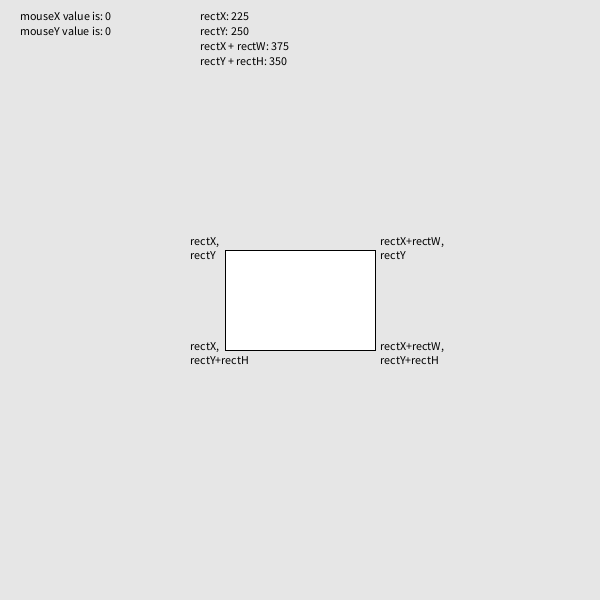
Frame 1 (no input)
Frame 60 (the mouse pressed at the canvas centre just before this capture): identical to frame 1, image omitted
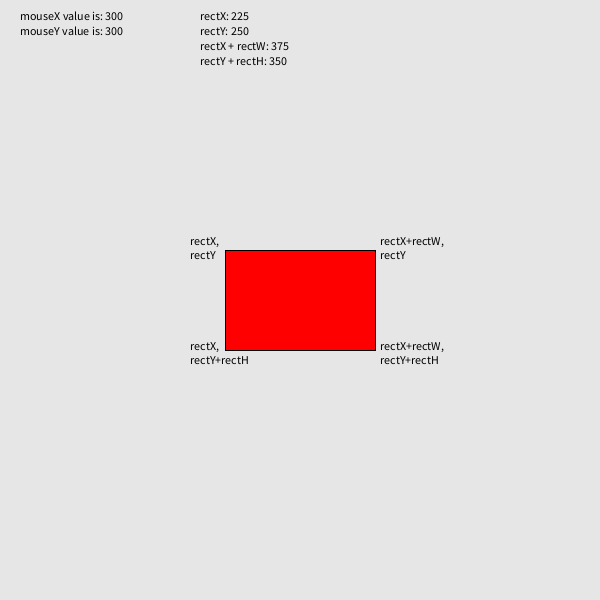
Frame 120 (the mouse held since frame 60 and released just before this capture)

The Processing sketch that drew these frames (run headless with seeded random() and noise(); from frame 60 on, the mouse is pressed at the canvas centre):

// Processing sketch: w4_02_conditionalRect
// ── w4_02_conditionalRect.pde
// code 1 FA 17
// week 4 - example 02
// bryan ma
// conditional rectangle
// use conditionals to see if the mouse is inside a rectangle

int rectX, rectY;
int rectW, rectH;

void setup() {
  size(600, 600);

  rectX = 225;
  rectY = 250;
  rectW = 150;
  rectH = 100;
}

void draw() {
  background(230);
  
  fill(0);
  text("mouseX value is: " + mouseX, 20, 20);
  text("mouseY value is: " + mouseY, 20, 35);
  
  text("rectX: " + rectX, 200, 20);
  text("rectY: " + rectY, 200, 35);
  text("rectX + rectW: " + (rectX + rectW), 200, 50);
  text("rectY + rectH: " + (rectY + rectH), 200, 65);

  if (mouseX > rectX && mouseX < rectX + rectW &&
    mouseY > rectY && mouseY < rectY + rectH) {
    fill(255, 0, 0);
  } else {
    fill(255);
  }

  rect(rectX, rectY, rectW, rectH);
  
  fill(0);
  text("rectX,\nrectY", rectX-35, rectY-5);
  text("rectX,\nrectY+rectH", rectX-35, rectY+rectH);
  text("rectX+rectW,\nrectY", rectX+rectW+5, rectY-5);
  text("rectX+rectW,\nrectY+rectH", rectX+rectW+5, rectY+rectH);
}
